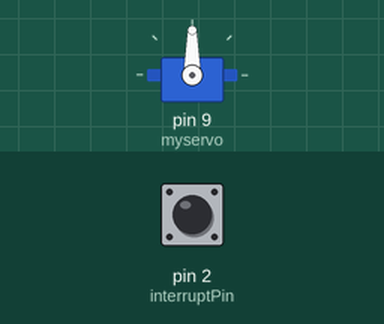
Recording of a sketch running on a simulated Arduino Uno, built with avr-gcc and run on an emulated ATmega328P. On the bench: servo. Inputs (shaded band) come from the test bench; at power-on: pin 2 (interruptPin) HIGH.

Above: at 1.2 s.
1.3 s: pin 2 (interruptPin) pulled LOW for 0.15 s
At 1.45 s:
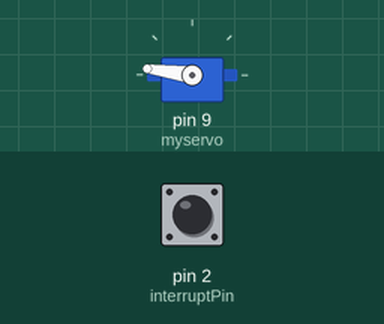
4.3 s: pin 2 (interruptPin) pulled LOW for 1 s
At 8.3 s:
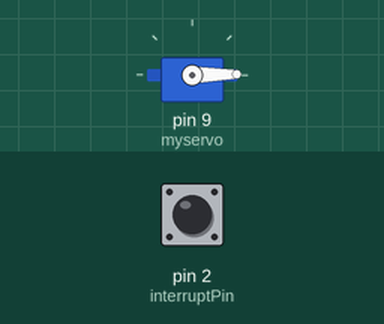
Timing chart, 0 to 9.8 s (numbered marks = the images above; inputs shaded):
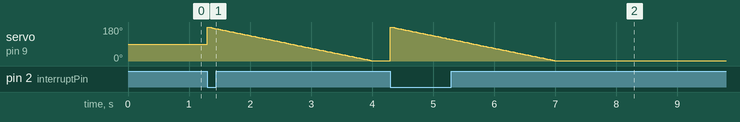

The sketch:

myProject3.ino
```cpp
#include <Servo.h>  // Servo 헤더 파일 추가

Servo myservo;  // 서보 제어를 위한 오브젝트 생성

int pos = 0;  // 서보 위치 저장 변수 초기화
const byte interruptPin = 2;

void setup() {
  myservo.attach(9);  // 9번 핀에 서보 모터 신호선 연결
  pinMode(interruptPin, INPUT_PULLUP);  // 2번 핀 내부 풀업 저항 사용
  attachInterrupt(digitalPinToInterrupt(interruptPin), door_open, FALLING);
}

void loop() {
  while (pos) {
    myservo.write(pos); // 0도부터 1도 씩 감소
    pos--;
    delay(15);  // 15ms 지연
  }
}

void door_open() {
  pos = 180;
}
```
